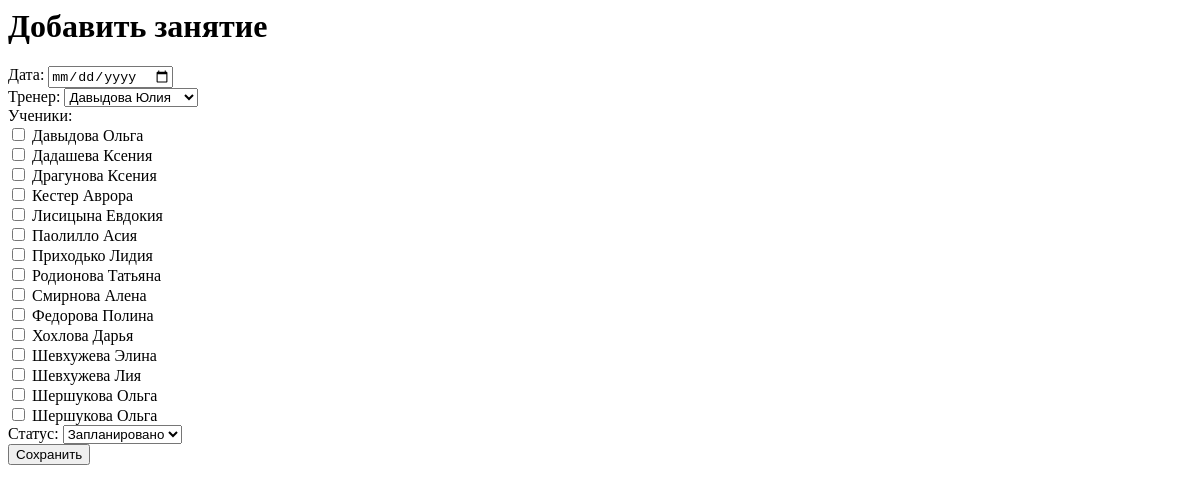
Page /lessons/add on the earlier database version.
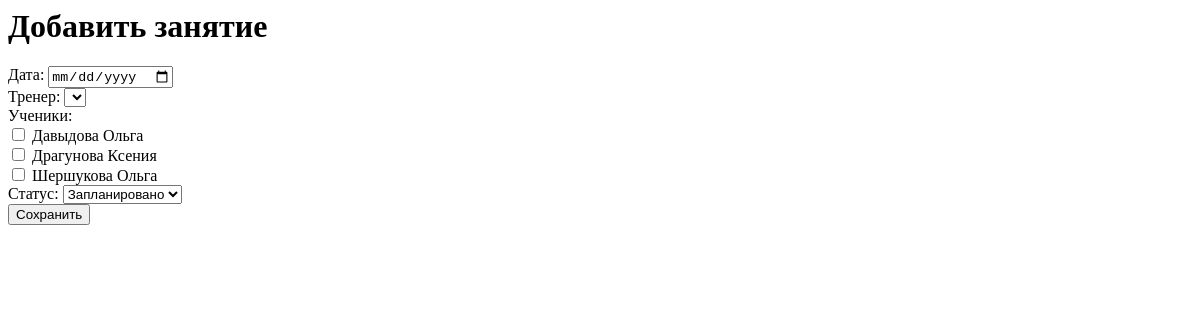
Same page on the later database version.
### tables this page shows
CREATE TABLE students
                   (
                       id INTEGER PRIMARY KEY AUTOINCREMENT,
                       first_name TEXT NOT NULL,
                       last_name TEXT NOT NULL,
                       middle_name TEXT,
                       contacts TEXT,
                       birthday TEXT,
                       lessons_count INTEGER,
                       additional_info TEXT,
                       creation_date TEXT
                   );

### app.py (the view, shortened to what this page needs)
@app.route("/lessons/add", methods=["GET", "POST"])
def add_lesson():
    return render_template(
        "add_lesson.html",
        students=db.get_all_students(),
        coaches=db.get_all_coaches()
    )

### database.py (called while the page is built)
def get_connection():
    conn = sqlite3.connect(DB_NAME)
    conn.row_factory = sqlite3.Row
    return conn

def get_all_students():
    conn = get_connection()
    students = conn.execute("SELECT * FROM students ORDER BY last_name ASC").fetchall()
    conn.close()
    return students

def get_all_coaches():
    conn = get_connection()
    coaches = conn.execute("SELECT * FROM coaches").fetchall()
    conn.close()
    return coaches

### templates/add_lesson.html (shortened to what this page needs)
<h1>Добавить занятие</h1>
<form method="post">
Дата:
<input type="date" name="date" required><br>
Тренер:
<select name="coach_id">
{% for c in coaches %}
<option value="{{ c.id }}">{{ c.last_name }} {{ c.first_name }}</option>
{% endfor %}
</select><br>
Ученики:<br>
{% for s in students %}
<input type="checkbox" name="student_ids" value="{{ s.id }}">
{{ s.last_name }} {{ s.first_name }}<br>
{% endfor %}
Статус:
<select name="status">
<option>Запланировано</option>
</select><br>
<button type="submit">Сохранить</button>
</form>

Differences in the rows shown:
removed students: last_name "Дадашева", first_name "Ксения"
removed students: last_name "Кестер", first_name "Аврора"
removed students: last_name "Лисицына", first_name "Евдокия"
removed students: last_name "Паолилло", first_name "Асия"
removed students: last_name "Приходько", first_name "Лидия"
removed students: last_name "Родионова", first_name "Татьяна"
removed students: last_name "Смирнова", first_name "Алена"
removed students: last_name "Федорова", first_name "Полина"
removed students: last_name "Хохлова", first_name "Дарья"
removed students: last_name "Шевхужева", first_name "Элина"
removed students: last_name "Шевхужева", first_name "Лия"
removed students: last_name "Шершукова", first_name "Ольга"
Other differences:
form field coach_id: "Давыдова Юлия" → (not shown)
